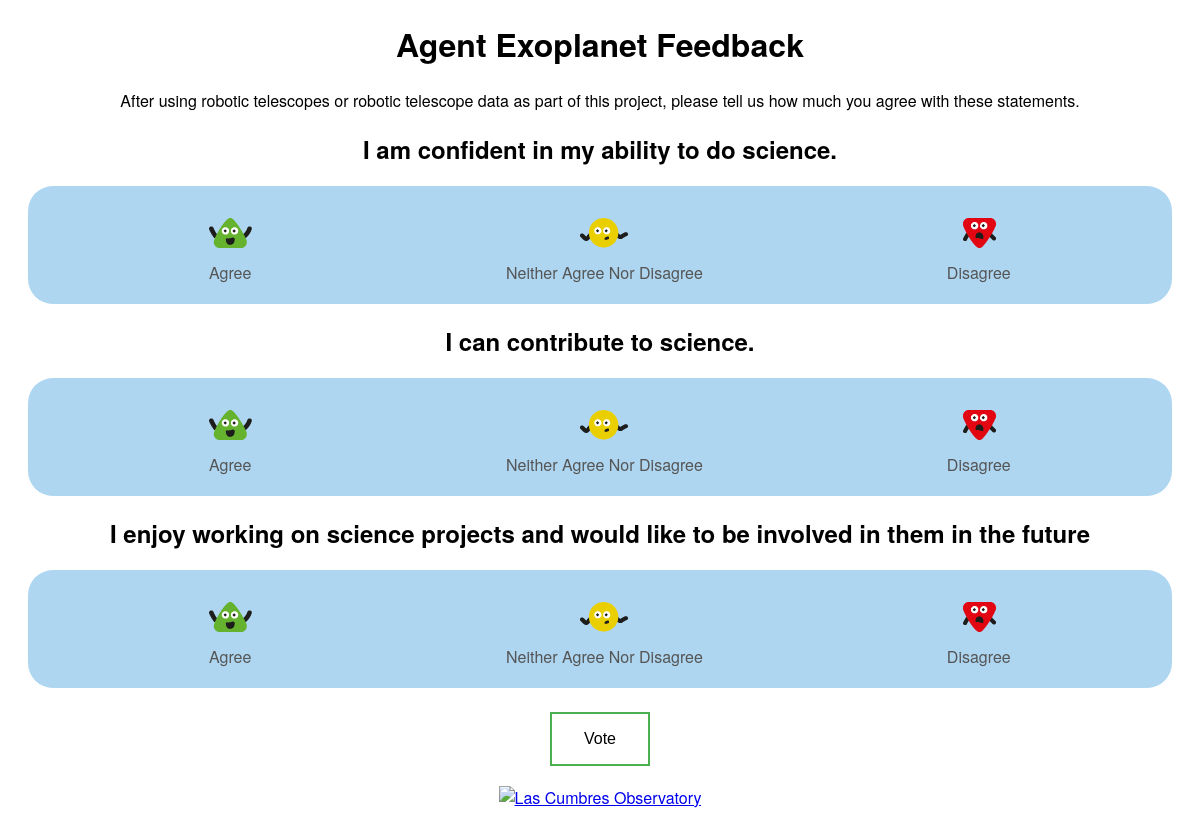
Screenshot of /cea946c0-c227-4ea2-9eb8-d86dfcaf3ba8/ with the database file from the repository.
### polls/models.py (models this page shows, shortened)
class Survey(models.Model):
    id = models.UUIDField(primary_key=True, default=uuid.uuid4, editable=False)
    name = models.CharField(default='', max_length=20)
    active = models.BooleanField(default=False)
    startdate = models.DateTimeField()
    enddate = models.DateTimeField()
    answer = models.ManyToManyField(Question, through="Choice")
    cookie_name = models.CharField(max_length=20, help_text="Should start 'lco_fb_'")

class Question(models.Model):
    text = models.CharField(max_length=200)

class Choice(models.Model):
    question = models.ForeignKey(Question, on_delete=models.CASCADE)
    survey = models.ForeignKey(Survey, on_delete=models.CASCADE)
    choice_text = models.CharField(max_length=2, choices=LIKERT_CHOICES)
    votes = models.IntegerField(default=0)

### polls/views.py (the view)
# urls.py: path('<uuid:id>/', views.DetailView.as_view(), name='detail'),
class DetailView(generic.DetailView):
    slug_url_kwarg = 'id'
    slug_field = 'id'
    model = Survey
    template_name = 'polls/detail.html'
    def get_context_data(self, **kwargs):
        context = super().get_context_data(**kwargs)
        questions = self.object.choice_set.all().values('id','question_id','question__text','choice_text','choice_text')
        qs = []
        choices = dict(LIKERT_CHOICES)
        for q in questions:
            tmp_q = q
            tmp_q['choice'] = choices[q['choice_text']]
            qs.append(tmp_q)
        context['questions'] = qs
        cookie = self.request.COOKIES.get(self.object.cookie_name, None)
        if cookie and cookie == str(self.object.id):
            context['answered'] = True
        return context

### polls/templates/polls/detail.html (shortened to what this page needs)
{% extends 'polls/base.html' %}
{% load static %}
{% block main_content %}
<h1>{{ object.name }} Feedback</h1>
{% regroup questions by question__text as question_list %}
{% if answered %}
<p>You have previously answered this survey.</p>
<p>Return to <a href="https://lco.global">Las Cumbres Observatory</a></p>
{% else %}
<p>
  After using robotic telescopes or robotic telescope data as part of this project,
  please tell us how much you agree with these statements.</p>
<form action="{% url 'polls:vote' object.id %}" method="post">
{% for question in question_list %}
    <h2>{{ question.grouper }}</h2>
    <div class="question-box">
      <div class="emoji-row">
        {% for choice in question.list %}
        <div class="emoji-container">
        <label for="choice{{ forloop.counter }}-{{choice.question_id}}">
          {% with "polls/img/"|add:choice.choice_text|add:".png" as img_url %}
          <img src="{% static img_url %}" />
          {% endwith %}
        </label>
        <div class="choice">
          {{ choice.choice }}
        </div>
        </div>
        {% endfor %}
      </div>
  </div>
{% endfor %}
<input type="submit" value="Vote" class="button button1" />
</form>
{% endif %}
{% endblock %}

### polls/templates/polls/base.html (shortened to what this page needs)
{% load static %}
<!doctype html>
<html lang="en">
<head>
  <link rel="stylesheet" href="{% static "polls/css/feedback.css" %}">
  <link href='https://cdn.lco.global/mainstyle/css/affogato-1.0.0.css' rel="stylesheet">
</head>
<body>
{% block main_content %}
{% endblock %}
<footer>
  <a href="https://lco.global"><img src="https://cdn.lcogt.net/mainstyle/img/LCO_logo_Color_Horizontal_md.jpg" alt="Las Cumbres Observatory" /></a>
</footer>
</body>
</html>

### polls/static/polls/css/feedback.css (style rules this page uses)
body { font-family: 'Affogato-Regular', 'Helvetica Neue', Helvetica, Arial, sans-serif; text-align: center; }
[type=radio] + img { cursor: pointer; }
.question-box { background-color: #AED6F1; border-radius: 25px; padding: 20px; margin:20px; color:#555; }
.emoji-row { display: grid; grid-template-columns: 33% 33% 33%; grid-gap: 10px; }
.button { background-color: #4CAF50; border: none; color: white; padding: 16px 32px; text-align: center; text-decoration: none; display: inline-block; font-size: 16px; margin: 4px 2px; -webkit-transition-duration: 0.4s; transition-duration: 0.4s; cursor: pointer; }
.button1 { background-color: white; color: black; border: 2px solid #4CAF50; }
footer img { width:300px; }

### rows the page displays
Survey: name "Agent Exoplanet"
Question: grouper "I am confident in my ability to do science."
Choice: choice "Agree"
Choice: choice "Neither Agree Nor Disagree"
Choice: choice "Disagree"
Question: grouper "I can contribute to science."
Choice: choice "Agree"
Choice: choice "Neither Agree Nor Disagree"
Choice: choice "Disagree"
Question: grouper "I enjoy working on science projects and would like to be involved in them in the future"
Choice: choice "Agree"
Choice: choice "Neither Agree Nor Disagree"
Choice: choice "Disagree"
